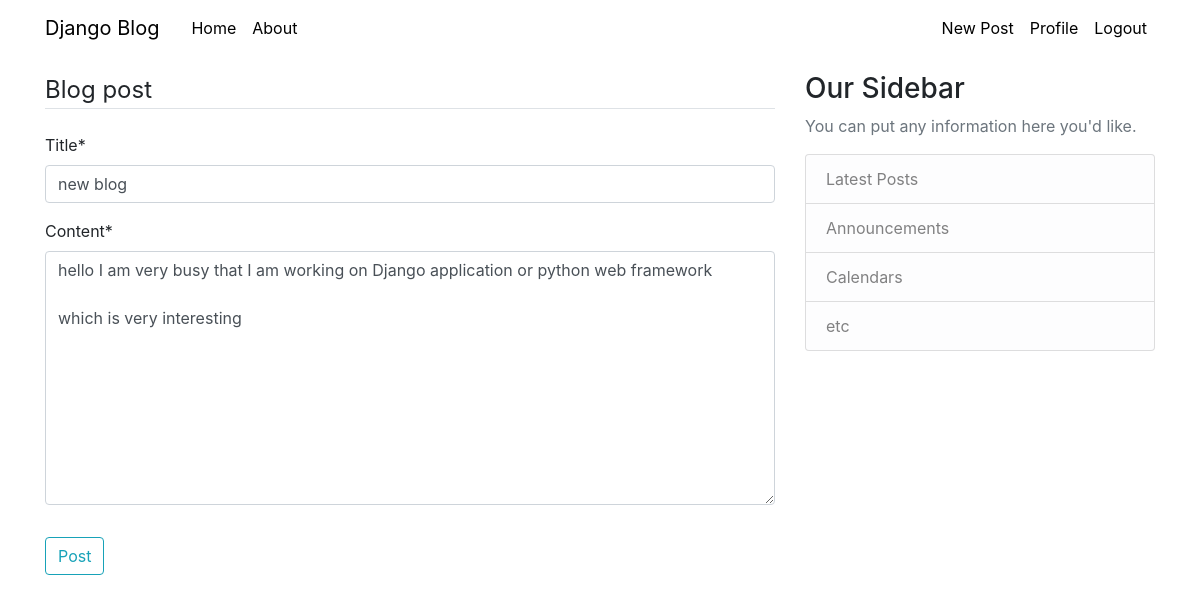
The page /post/4/update/ (signed in) on the database its author committed.
### viapp/models.py (models this page shows, shortened)
class Post( models.Model ):
	title = models.CharField(max_length=100)
	content = models.TextField()
	date_posted = models.DateTimeField(default=timezone.now)
	author = models.ForeignKey(User, on_delete=models.CASCADE)

### viapp/views.py (the view, shortened to what this page needs)
# urls.py: path('post/<int:pk>/update/',PostUpdateView.as_view(),name='post-update'),
class PostUpdateView(LoginRequiredMixin,UserPassesTestMixin,UpdateView):
	model=Post
	fields = ['title','content']
	template_name = 'post_form.html'
	def test_func(self):
		post = self.get_object()
		if self.request.user == post.author:
			return True
		return False

### templates/post_form.html (shortened to what this page needs)
{% extends "base.html" %}
{% load crispy_forms_tags %}
{% block content %}
  <div class="content-section">
    <br><br><br>
  	<form method="POST" >
  		<fieldset class="form-group">
  			<legend class="border-bottom mb-4">Blog post</legend>
  			{{ form |crispy }}
  		</fieldset>
  		<div class="form-group">
  			<button class="btn btn-outline-info" type="submit">Post</button>
  		</div>
  	</form>
  </div>
{% endblock content %}

### rows shown on the page
Post: title "new blog", content "hello I am very busy that I am working on Django application or python web framework which is very interesting"
